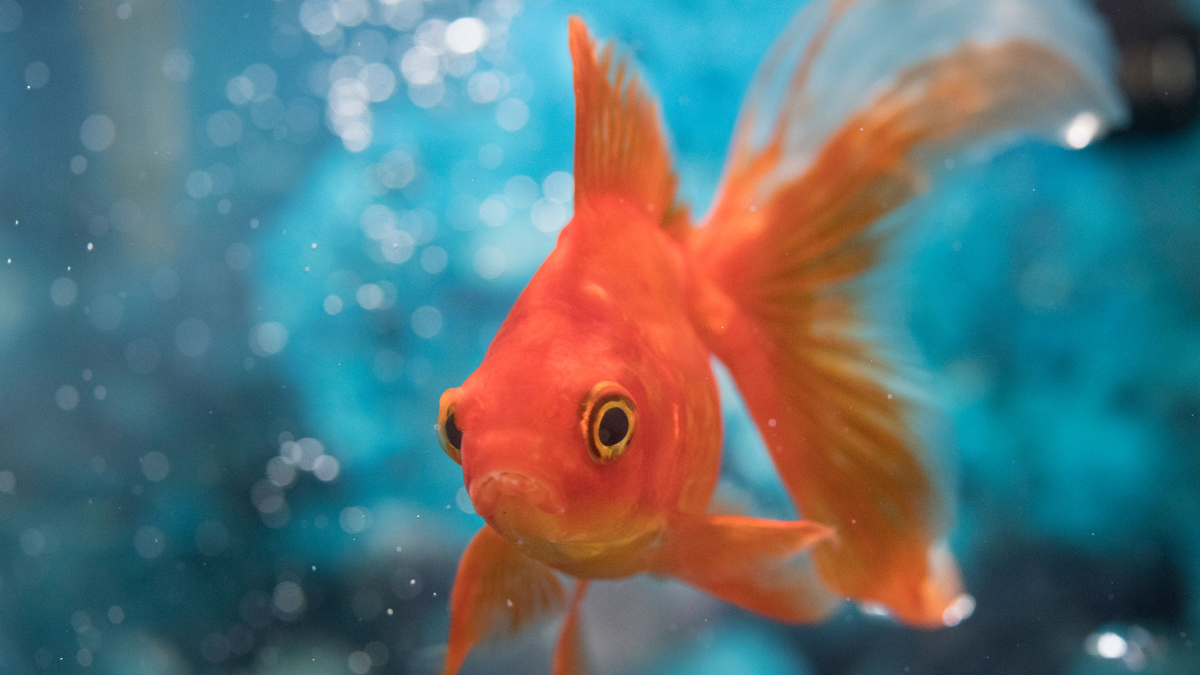
#> input picture Projects/Projects/Practice-Images/goldfish.jpg, 3600 x 2025 px (shown at 1/3 size)
$ jupyter execute --allow-errors Worksheet9.ipynb
#> lines starting #> are read from the running program, lines starting #| are printed output that depends on the picture
[cell 1]
import numpy as np
import matplotlib.pyplot as plt
import cv2

img = cv2.imread('../Practice-Images/goldfish.jpg')
#> img is the input picture: shape (2025, 3600, 3); mean B, G, R 120.7, 116.4, 92.6
img = cv2.cvtColor(img, cv2.COLOR_BGR2RGB)

img = cv2.cvtColor(img, cv2.COLOR_RGB2GRAY)
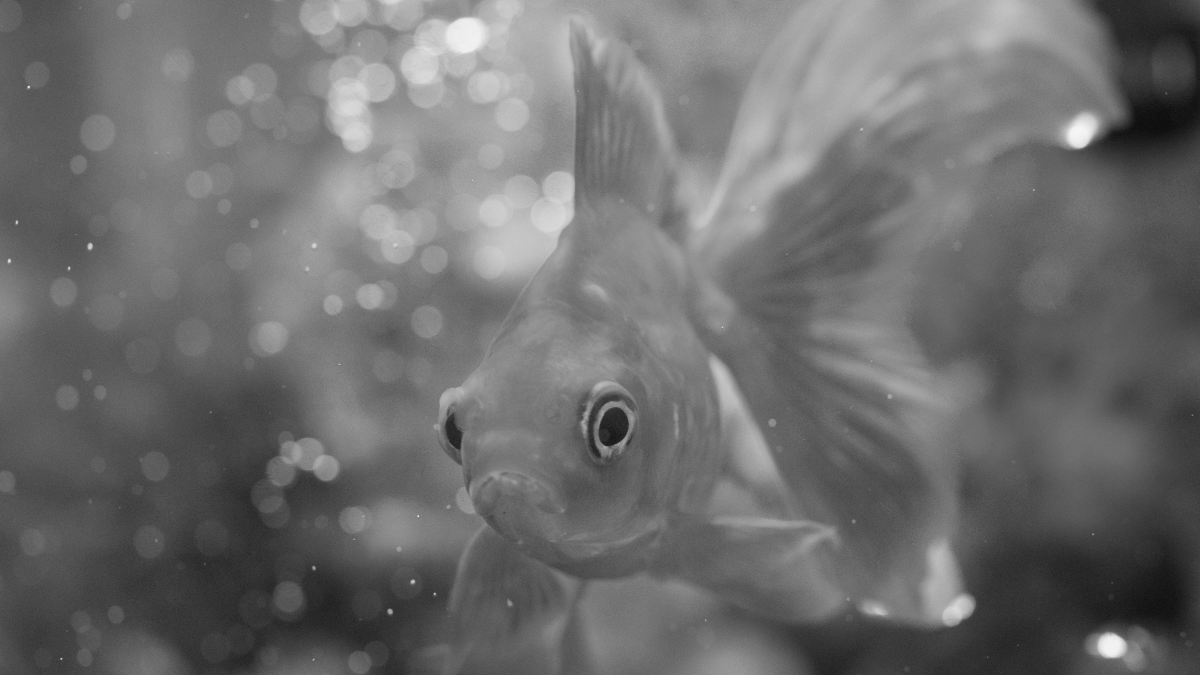
#> img: shape (2025, 3600) (shown at 1/3 size); min 3, max 253, mean 109.8

print(img.shape)
#| (2025, 3600)
plt.imshow(img, cmap='gray'), plt.title('Original')
plt.show()

dimension = (400,400)

img_resized = cv2.resize(img, dimension, interpolation = cv2.INTER_AREA)
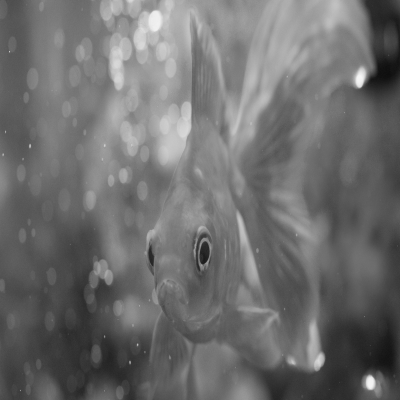
#> img_resized: shape (400, 400); min 14, max 245, mean 109.8

print(img_resized.shape)
#| (400, 400)

plt.imshow(img_resized, cmap='gray'), plt.title('Resized')
plt.show()

[cell 2]
import imutils

imutils_rotate = imutils.rotate(img_resized, -30)
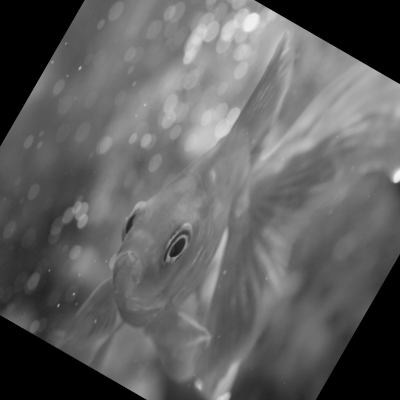
#> imutils_rotate: shape (400, 400); min 0, max 245, mean 96.8
plt.imshow(imutils_rotate, cmap='gray'), plt.title('imutils.rotate')
plt.show()

imutils_rotate_bound = imutils.rotate_bound(img_resized, -30)
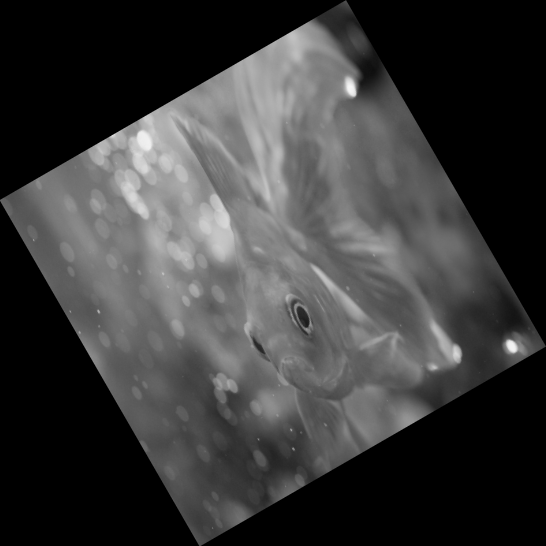
#> imutils_rotate_bound: shape (546, 546); min 0, max 245, mean 58.9
plt.imshow(imutils_rotate_bound, cmap='gray'), plt.title('imutils.rotate')
plt.show()

[cell 3]
# Task 2:
added_img = cv2.addWeighted(imutils_rotate, 0.2, img_resized, 0.4, 0)
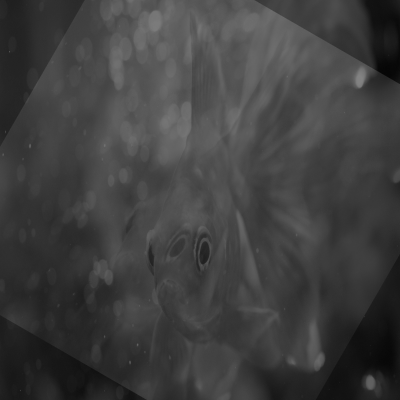
#> added_img: shape (400, 400); min 6, max 131, mean 63.3
plt.imshow(added_img, cmap='gray'), plt.title('addWeighted')
plt.show()

$ run again, with Projects/Projects/Practice-Images/colourwheel.jpg copied over Projects/Projects/Practice-Images/goldfish.jpg
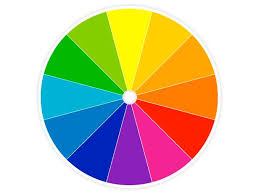
#> input picture Projects/Projects/Practice-Images/colourwheel.jpg, 259 x 194 px
#> img is the input picture: shape (194, 259, 3); mean B, G, R 170.3, 195.4, 203.6
#| (194, 259)
#| (400, 400)
#> `imutils_rotate_bound = imutils.rotate_bound(img_resized, -30)`:
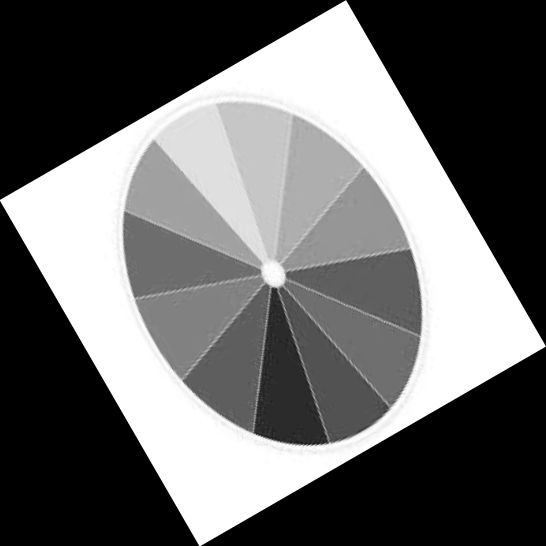
#> imutils_rotate_bound: shape (546, 546); min 0, max 255, mean 104.6
#> `added_img = cv2.addWeighted(imutils_rotate, 0.2, img_resized, 0.4, 0)`:
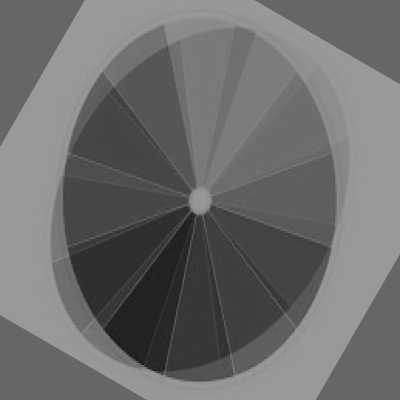
#> added_img: shape (400, 400); min 24, max 153, mean 109.1
